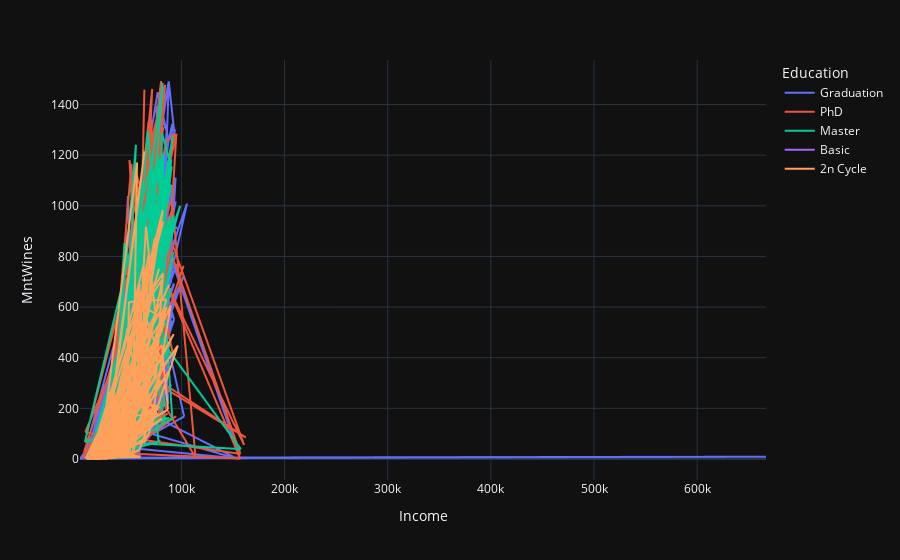

Notebook code cell kept with this figure:
### Code cell
px.line(data_frame=df, x = 'Income', y = 'MntWines',  color = 'Education')

### Figure 1 — Plotly figure (JSON) as saved in the notebook; plotly's stock layout.template omitted (floating-point values rounded to 4 significant figures; data arrays with more than 128 entries replaced by an {"elided": "..."} marker saying what was removed)
{"data": [{"hovertemplate": "Education=Graduation<br>Income=%{x}<br>MntWines=%{y}<extra></extra>", "legendgroup": "Graduation", "line": {"color": "#636efa", "dash": "solid"}, "marker": {"symbol": "circle"}, "mode": "lines", "name": "Graduation", "showlegend": true, "x": {"elided": "1127 float values"}, "xaxis": "x", "y": {"elided": "1127 int values"}, "yaxis": "y", "type": "scattergl"}, {"hovertemplate": "Education=PhD<br>Income=%{x}<br>MntWines=%{y}<extra></extra>", "legendgroup": "PhD", "line": {"color": "#EF553B", "dash": "solid"}, "marker": {"symbol": "circle"}, "mode": "lines", "name": "PhD", "showlegend": true, "x": {"elided": "486 float values"}, "xaxis": "x", "y": {"elided": "486 int values"}, "yaxis": "y", "type": "scattergl"}, {"hovertemplate": "Education=Master<br>Income=%{x}<br>MntWines=%{y}<extra></extra>", "legendgroup": "Master", "line": {"color": "#00cc96", "dash": "solid"}, "marker": {"symbol": "circle"}, "mode": "lines", "name": "Master", "showlegend": true, "x": {"elided": "370 float values"}, "xaxis": "x", "y": {"elided": "370 int values"}, "yaxis": "y", "type": "scattergl"}, {"hovertemplate": "Education=Basic<br>Income=%{x}<br>MntWines=%{y}<extra></extra>", "legendgroup": "Basic", "line": {"color": "#ab63fa", "dash": "solid"}, "marker": {"symbol": "circle"}, "mode": "lines", "name": "Basic", "showlegend": true, "x": [7500.0, 24590.0, 9548.0, 28250.0, 24880.0, 24480.0, 27190.0, 24280.0, 30800.0, 18980.0, 25960.0, 21060.0, 13080.0, 17490.0, 20420.0, 26870.0, 25440.0, 14910.0, 15040.0, 22630.0, 16580.0, 14420.0, 23720.0, 15060.0, 8940.0, 25710.0, 7500.0, 27000.0, 18390.0, 24370.0, 17260.0, 22630.0, 13720.0, 24590.0, 15860.0, 9722.0, 18750.0, 23530.0, 28390.0, 16010.0, 28250.0, 20190.0, 24880.0, 34440.0, 22120.0, 22390.0, 14190.0, 20420.0, 16000.0, 15250.0, 26490.0, 25220.0, 16180.0, 14920.0], "xaxis": "x", "y": [6, 1, 0, 1, 1, 4, 1, 16, 8, 2, 2, 1, 2, 0, 4, 0, 1, 7, 4, 2, 1, 0, 5, 6, 1, 1, 10, 7, 7, 2, 6, 2, 2, 1, 1, 6, 2, 9, 1, 3, 1, 0, 1, 228, 3, 0, 2, 4, 1, 1, 2, 4, 5, 3], "yaxis": "y", "type": "scattergl"}, {"hovertemplate": "Education=2n Cycle<br>Income=%{x}<br>MntWines=%{y}<extra></extra>", "legendgroup": "2n Cycle", "line": {"color": "#FFA15A", "dash": "solid"}, "marker": {"symbol": "circle"}, "mode": "lines", "name": "2n Cycle", "showlegend": true, "x": {"elided": "203 float values"}, "xaxis": "x", "y": {"elided": "203 int values"}, "yaxis": "y", "type": "scattergl"}], "layout": {"xaxis": {"anchor": "y", "domain": [0.0, 1.0], "title": {"text": "Income"}}, "yaxis": {"anchor": "x", "domain": [0.0, 1.0], "title": {"text": "MntWines"}}, "legend": {"title": {"text": "Education"}, "tracegroupgap": 0}, "margin": {"t": 60}}}
